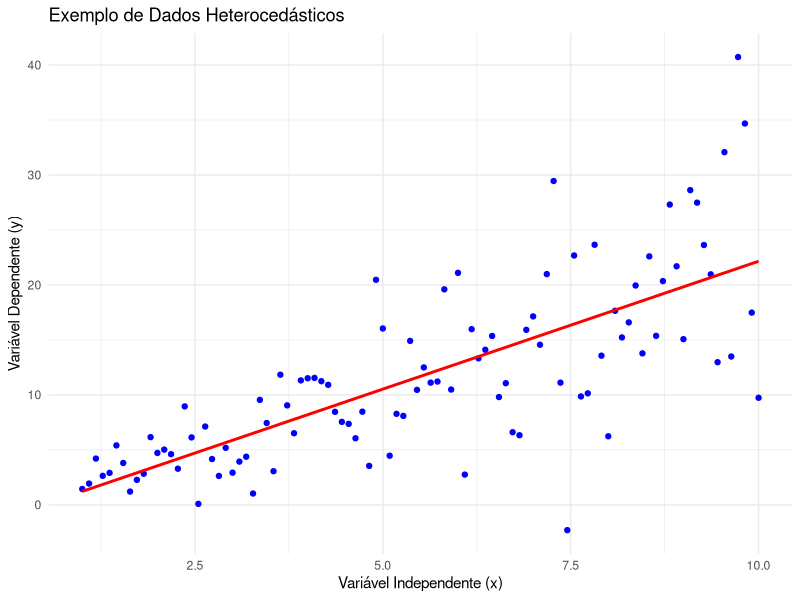
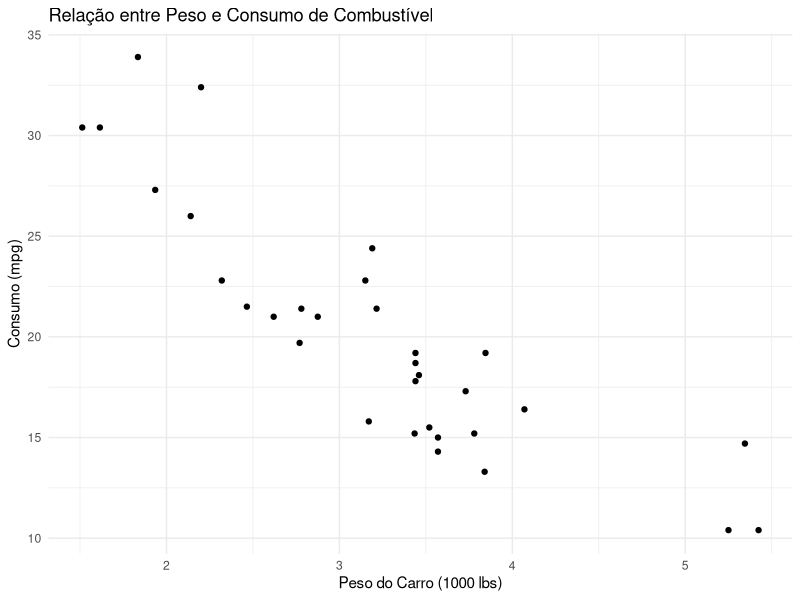
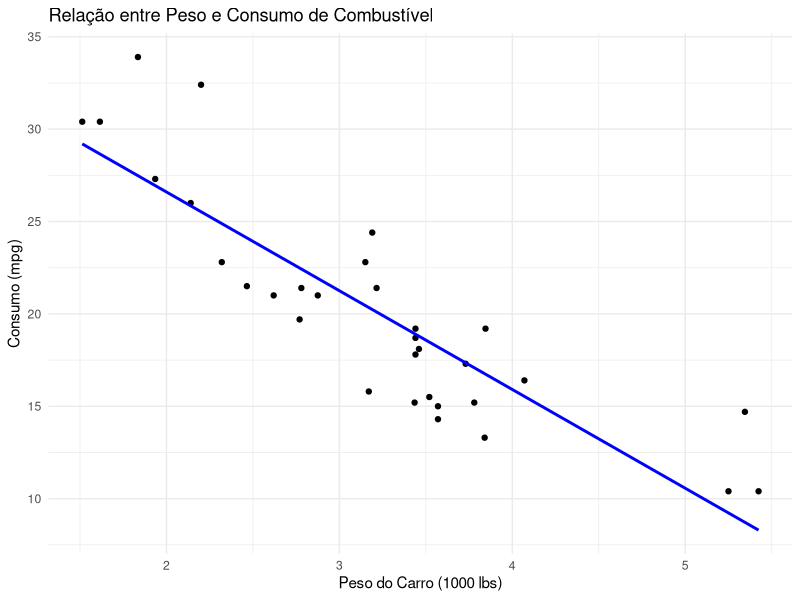
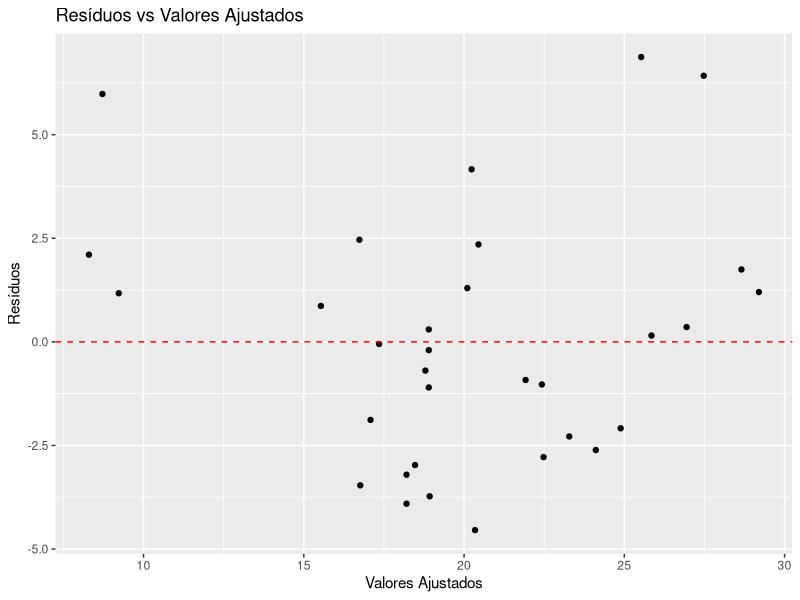
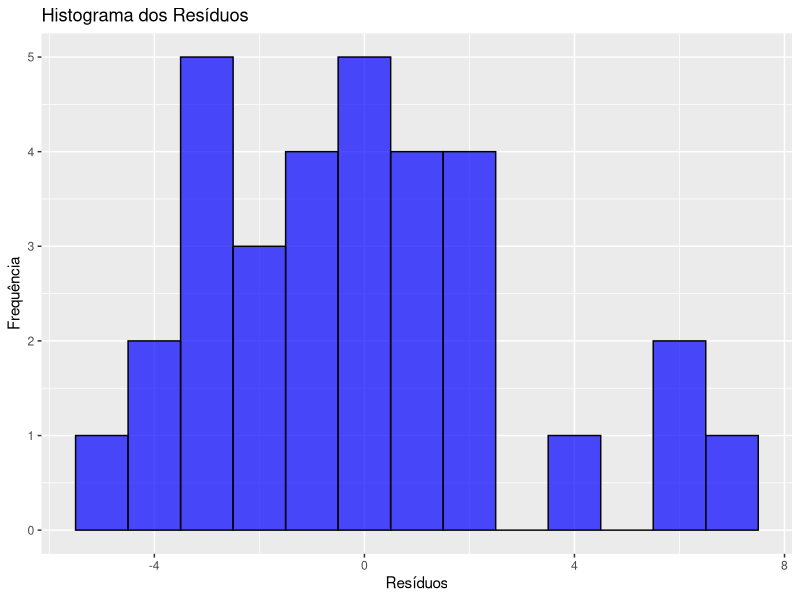
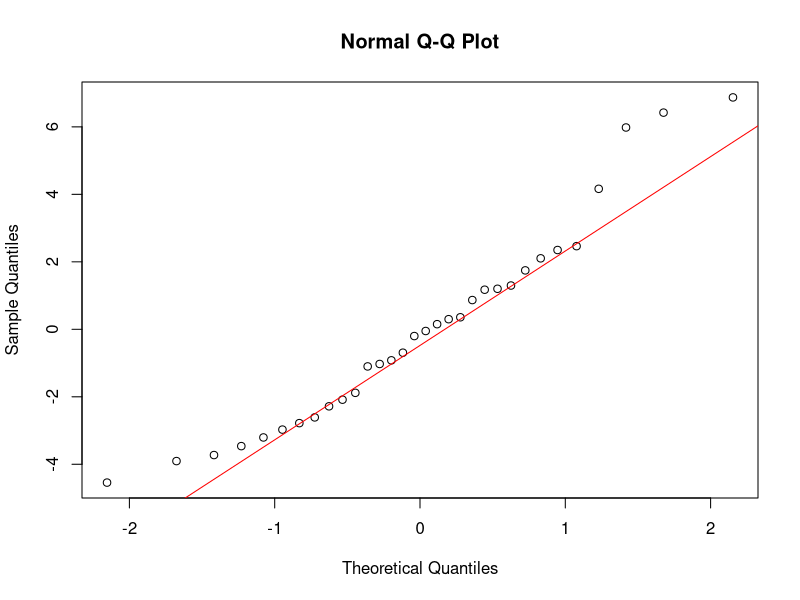
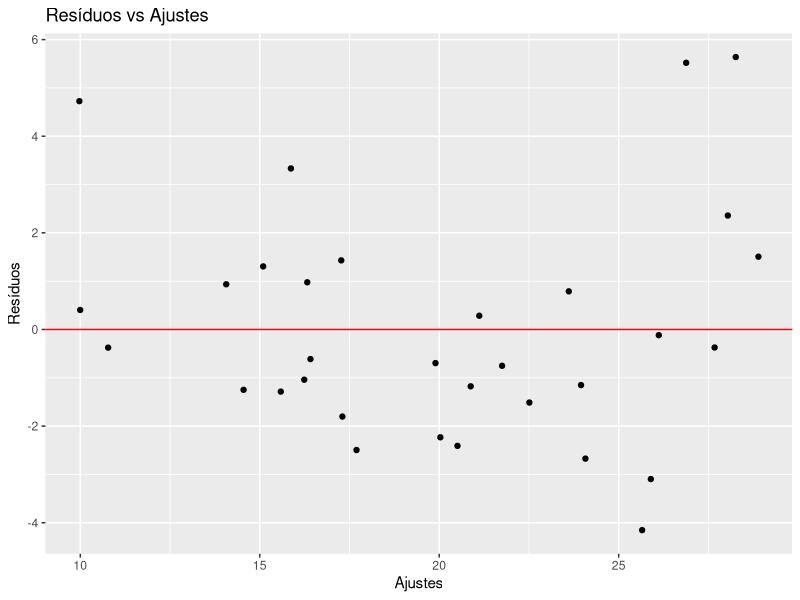
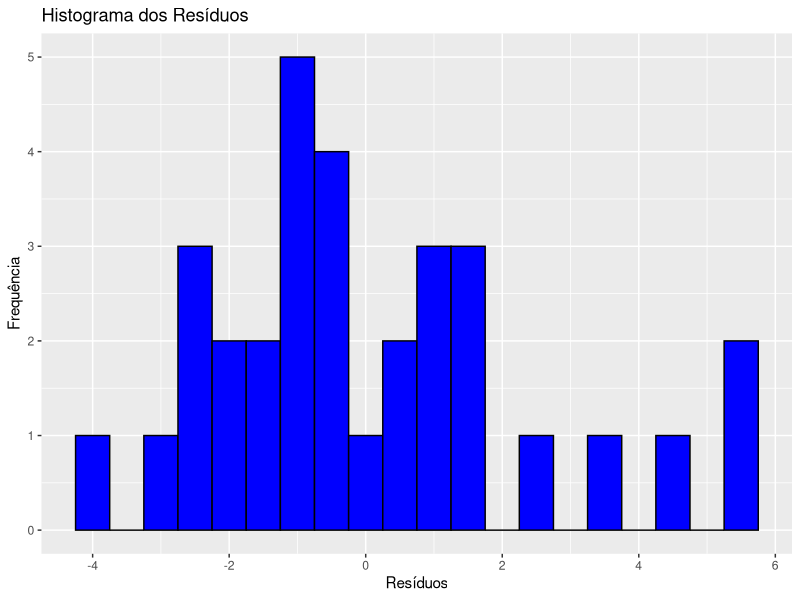

Here is the R script that generated these plots, in order:
## ---- chunk 1
library(ggplot2)
library(gganimate)
library(dplyr)
library(tidyr)
library(patchwork)
library(car)
library(tidyverse)
library(tseries)
library(broom)
library(MASS)
library(ggpubr)

# Gerando dados fictícios com menos pontos
set.seed(123)
n <- 15  # Reduzi o número de pontos
X <- rnorm(n, mean = 5, sd = 2)
Y <- 2 * X + rnorm(n)

dados <- data.frame(X, Y)

# Ajustando o modelo de regressão
modelo <- lm(Y ~ X, data = dados)

# Coeficientes da reta de mínimos quadrados
intercepto_final <- coef(modelo)[1]
coef_final <- coef(modelo)[2]

# Ponto de rotação: centro dos dados
X_centro <- mean(X)
Y_centro <- mean(Y)

# Inclinações intermediárias para simular a rotação
slopes <- seq(0, coef_final, length.out = 20)
intercepts <- seq(Y_centro, intercepto_final, length.out = 20)  # Variando o intercepto

# Calculando o SSR para cada passo
SSR_list <- sapply(1:length(slopes), function(i) {
  intercept_atual <- intercepts[i]
  slope_atual <- slopes[i]

  # Previsão dos valores de Y para cada reta
  Y_pred <- intercept_atual + slope_atual * X

  # Somatório dos quadrados dos resíduos
  SSR <- sum((Y - Y_pred)^2)

  return(SSR)
})

# Criando os gráficos com diferentes interceptos e inclinações
graficos_df <- bind_rows(lapply(1:length(slopes), function(i) {
  intercept_atual <- intercepts[i]
  slope_atual <- slopes[i]

  # Previsão dos valores de Y para cada reta
  Y_pred <- intercept_atual + slope_atual * X

  # Criando um dataframe para armazenar os pontos, interceptos, inclinações e SSR
  data.frame(X, Y, Y_pred,
             intercept = intercept_atual,
             slope = slope_atual,
             SSR = SSR_list[i],
             iter = i)
}))

# Plot da animação do gráfico de dispersão com resíduos e reta ajustada
p1 <- ggplot(graficos_df, aes(x = X, y = Y)) +
  geom_point(size = 4) +  # Aumentando o tamanho dos pontos
  geom_abline(aes(intercept = intercept, slope = slope), color = "blue") +
  geom_segment(aes(xend = X, yend = Y_pred), linetype = "dashed", color = "red") +
  labs(title = "Reta de Regressão") +
  transition_manual(iter) +
  ease_aes('linear')

# Plot do somatório dos quadrados dos resíduos (SSR) ao longo das iterações
p2 <- ggplot(graficos_df, aes(x = iter, y = SSR)) +
  geom_line() +
  geom_point(size = 4) +
  labs(title = "Somatório dos Quadrados dos Resíduos (SSR)",
       x = "Iteração", y = "SSR") +
  transition_manual(iter) +
  ease_aes('linear')

# Criando e salvando as animações separadamente
anim1 <- animate(p1, nframes = length(slopes), fps = 2)
anim2 <- animate(p2, nframes = length(slopes), fps = 2)

## ---- chunk 2
  anim1
## ---- chunk 3
anim2
## ---- chunk 4
# Carregando o pacote ggplot2
library(ggplot2)

# Gerando dados heterocedásticos
set.seed(123)
n <- 100
x <- seq(1, 10, length.out = n)
y <- 2 * x + rnorm(n, mean = 0, sd = x)

# Criando um data frame com os dados
data <- data.frame(x = x, y = y)

# Criando o gráfico com ggplot2
ggplot(data, aes(x = x, y = y)) +
  geom_point(color = "blue") +
  geom_smooth(method = "lm", color = "red", se = FALSE) +
  labs(title = "Exemplo de Dados Heterocedásticos",
       x = "Variável Independente (x)",
       y = "Variável Dependente (y)") +
  theme_minimal()

## ---- chunk 5

library(tidyverse)
# Carregar os dados
data(mtcars)

# Visualização inicial dos dados
ggplot(mtcars, aes(x = wt, y = mpg)) +
  geom_point() +
  labs(title = "Relação entre Peso e Consumo de Combustível",
       x = "Peso do Carro (1000 lbs)",
       y = "Consumo (mpg)") +
  theme_minimal()

# Ajustar o modelo de regressão linear
modelo <- lm(mpg ~ wt, data = mtcars)

# Exibir o resumo do modelo
summary(modelo)

# Visualizar reta de regressão

ggplot(mtcars, aes(x = wt, y = mpg)) +
  geom_point() +  # Gráfico de dispersão
  geom_smooth(method = "lm", se = FALSE, color = "blue") +  # Adiciona a reta de regressão
  labs(title = "Relação entre Peso e Consumo de Combustível",
       x = "Peso do Carro (1000 lbs)",
       y = "Consumo (mpg)") +
  theme_minimal()
## ---- chunk 6
# Ajustar o modelo de regressão linear

# Fazer previsões para novos dados
novos_dados <- data.frame(wt = c(2.5, 3.0, 4.0))
previsoes <- predict(modelo, newdata = novos_dados)

previsoes

## ---- chunk 7
# Gerando gráfico de resíduos vs valores ajustados
modelo <- lm(mpg ~ wt, data = mtcars)
residuos <- residuals(modelo)
valores_ajustados <- fitted(modelo)

ggplot(data = data.frame(residuos, valores_ajustados), aes(x = valores_ajustados, y = residuos)) +
  geom_point() +
  geom_hline(yintercept = 0, linetype = "dashed", color = "red") +
  labs(title = "Resíduos vs Valores Ajustados",
       x = "Valores Ajustados",
       y = "Resíduos")
## ---- chunk 8
ggplot(data = data.frame(residuos), aes(x = residuos)) +
  geom_histogram(binwidth = 1, fill = "blue", color = "black", alpha = 0.7) +
  labs(title = "Histograma dos Resíduos",
       x = "Resíduos",
       y = "Frequência")
## ---- chunk 9
qqnorm(residuos)
qqline(residuos, col = "red")
## ---- chunk 10
library(tseries)

jarque.bera.test(residuos)
## ---- chunk 11
shapiro.test(residuos)
## ---- chunk 12
summary(modelo)$r.squared
## ---- chunk 13
summary(modelo)$sigma
## ---- chunk 14
summary(modelo)$coefficients
## ---- chunk 15
AIC(modelo)
BIC(modelo)
## ---- chunk 16
modelo1 <- lm(mpg ~ wt + hp + cyl + qsec, 
              data = mtcars)
modelo2 <- lm(mpg ~ wt + hp + cyl + drat, 
              data = mtcars)
## ---- chunk 17
summary(modelo1)
## ---- chunk 18
diagnostico_residuos <- function(modelo) {
  
  # Resíduos e ajustes
  residuos <- residuals(modelo)
  ajustes <- fitted(modelo)
  
  # Gráfico de resíduos vs ajustes
  plot_residuos <- ggplot(data.frame(ajustes, residuos), aes(x = ajustes, y = residuos)) +
    geom_point() +
    geom_hline(yintercept = 0, color = "red") +
    labs(title = "Resíduos vs Ajustes", x = "Ajustes", y = "Resíduos")
  
  # Histograma dos resíduos
  hist_residuos <- ggplot(data.frame(residuos), aes(x = residuos)) +
    geom_histogram(binwidth = 0.5, fill = "blue", color = "black") +
    labs(title = "Histograma dos Resíduos", x = "Resíduos", y = "Frequência")
  
  # QQ-plot dos resíduos
  qqplot_residuos <- ggqqplot(residuos, title = "QQ-plot dos Resíduos", color = "blue")
  
  # Teste de normalidade dos resíduos - Shapiro-Wilk
  shapiro_test <- shapiro.test(residuos)
  
  # Teste de normalidade dos resíduos - Jarque-Bera
  jarque_bera_test <- jarque.bera.test(residuos)
  
  # Retornar os gráficos e os testes como uma lista
  return(list(
    plot_residuos = plot_residuos,
    hist_residuos = hist_residuos,
    qqplot_residuos = qqplot_residuos,
    shapiro_test = shapiro_test,
    jarque_bera_test = jarque_bera_test
  ))
}

# Diagnóstico para Modelo 1
diagnostico_residuos(modelo1)

## ---- chunk 19
summary(modelo2)
## ---- chunk 20
diagnostico_residuos(modelo2)
## ---- chunk 21
metricas_diagnostico <- c(AIC(modelo1), BIC(modelo1), 
                          AIC(modelo2), BIC(modelo2))
names(metricas_diagnostico) <- c("AIC model1", "BIC model1", "AIC model2", "BIC model2")

metricas_diagnostico
## ---- chunk 22
vif(modelo1)
vif(modelo2)
